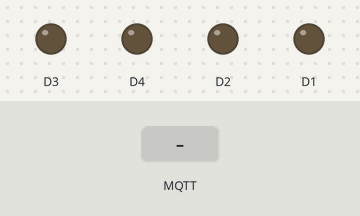
The sketch below on a simulated ESP8266 (NodeMCU). Parts: output pins drawn as LEDs (lit = HIGH). The test bench sets the inputs (shaded band). WiFi joins after 1.5 s; servers stay silent unless stated; no MQTT or app messages arrive unless stated; what the sketch prints to the serial monitor is not drawn.

Above: at 2.7 s.
2.8 s: MQTT message "MOVE FORWARD" arrives on the first subscribed topic
At 3.7 s:
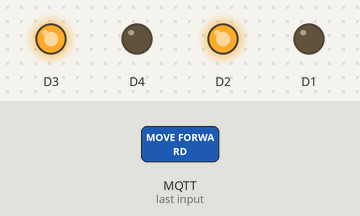
4.3 s: MQTT message "MOVE BACKWARD" arrives on the first subscribed topic
At 5.0 s:
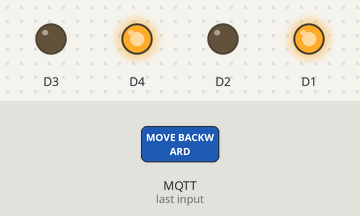
5.8 s: MQTT message "MOVE RIGHT" arrives on the first subscribed topic
At 6.3 s:
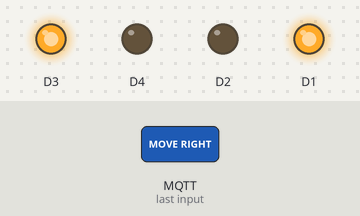
7.3 s: MQTT message "MOVE LEFT" arrives on the first subscribed topic
At 8.7 s:
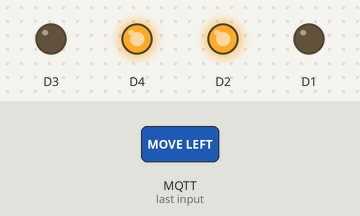
Timing chart, 0 to 9.8 s (numbered marks = the images above; inputs shaded):
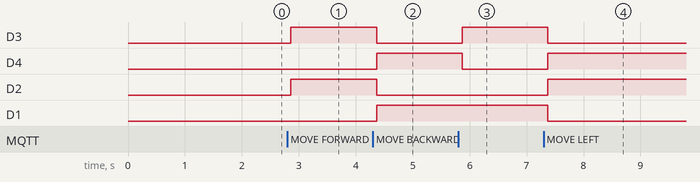

Measured:
- after the input at 2.8 s, D3, D2: LOW → HIGH after 0.06 s
- after the input at 4.3 s, D3, D2: HIGH → LOW after 0.07 s; D4, D1: LOW → HIGH after 0.07 s
- after the input at 5.8 s, D3: LOW → HIGH after 0.07 s; D4: HIGH → LOW after 0.07 s
- after the input at 7.3 s, D3, D1: HIGH → LOW after 0.07 s; D4, D2: LOW → HIGH after 0.07 s

The sketch:

SmartROBOT.ino
```cpp
#include <ESP8266WiFi.h>
#include <PubSubClient.h>

const char* ssid = "MLRITM-PLACEMENT";
const char* password = "Mlritm@123";

#define ORG "y1y4sn"
#define DEVICE_TYPE "pranavi"
#define DEVICE_ID "pranavi123"
#define TOKEN "pranavi1"
String command;
char server[] = ORG ".messaging.internetofthings.ibmcloud.com";
char topic[] = "iot-2/cmd/home/fmt/String";
char authMethod[] = "use-token-auth";
char token[] = TOKEN;
char clientId[] = "d:" ORG ":" DEVICE_TYPE ":" DEVICE_ID;
//Serial.println(clientID);

WiFiClient wifiClient;
void callback(char* topic, byte* payload, unsigned int payloadLength);
PubSubClient client(server, 1883, callback, wifiClient);
void setup() {
  Serial.begin(115200);
  Serial.println();
  pinMode(D1,OUTPUT);
  pinMode(D2,OUTPUT);
  pinMode(D3,OUTPUT);
  pinMode(D4,OUTPUT);
  wifiConnect();
  mqttConnect();
}

void loop() {
  if (!client.loop()) {
    mqttConnect();
  }
delay(100);
}

void wifiConnect() {
  Serial.print("Connecting to "); Serial.print(ssid);
  WiFi.begin(ssid, password);
  while (WiFi.status() != WL_CONNECTED) {
    delay(500);
    Serial.print(".");
  }
  Serial.print("nWiFi connected, IP address: "); Serial.println(WiFi.localIP());
}

void mqttConnect() {
  if (!client.connected()) {
    Serial.print("Reconnecting MQTT client to "); Serial.println(server);
    while (!client.connect(clientId, authMethod, token)) {
      Serial.print(".");
      delay(500);
    }
    initManagedDevice();
    Serial.println();
  }
}
void initManagedDevice() {
  if (client.subscribe(topic)) {
    Serial.println("subscribe to cmd OK");
  } else {
    Serial.println("subscribe to cmd FAILED");
  }
}

void callback(char* topic, byte* payload, unsigned int payloadLength) {
  Serial.print("callback invoked for topic: "); Serial.println(topic);

  for (int i = 0; i < payloadLength; i++) {
    //Serial.println((char)payload[i]);
    command += (char)payload[i];
  }
Serial.println(command);
if(command == "MOVE FORWARD"){
  //digitalWrite(D1,LOW);
  Serial.println("Moving FORWARD");
   digitalWrite(D1,LOW);
  digitalWrite(D2,HIGH);
  digitalWrite(D3,HIGH);
  digitalWrite(D4,LOW);
}
else if(command == "MOVE BACKWARD"){
  //digitalWrite(D1,HIGH);
  Serial.println("Moving BACKWARD");
    digitalWrite(D1,HIGH);
  digitalWrite(D2,LOW);
  digitalWrite(D3,LOW);
  digitalWrite(D4,HIGH);
}
else if(command == "MOVE RIGHT"){
  //digitalWrite(D1,HIGH);
  Serial.println("moving right");
   digitalWrite(D1,HIGH);
  digitalWrite(D2,LOW);
  digitalWrite(D3,HIGH);
  digitalWrite(D4,LOW);
}
else if(command == "MOVE LEFT"){
  //digitalWrite(D1,HIGH);
  Serial.println("moving left");
   digitalWrite(D1,LOW);
  digitalWrite(D2,HIGH);
  digitalWrite(D3,LOW);
  digitalWrite(D4,HIGH);

}
else if(command == "STOP"){
  //digitalWrite(D1,HIGH);
  Serial.println("stop");
  digitalWrite(D1,LOW);
  digitalWrite(D2,LOW);
  digitalWrite(D3,LOW);
  digitalWrite(D4,LOW);

}
command ="";
}
```
